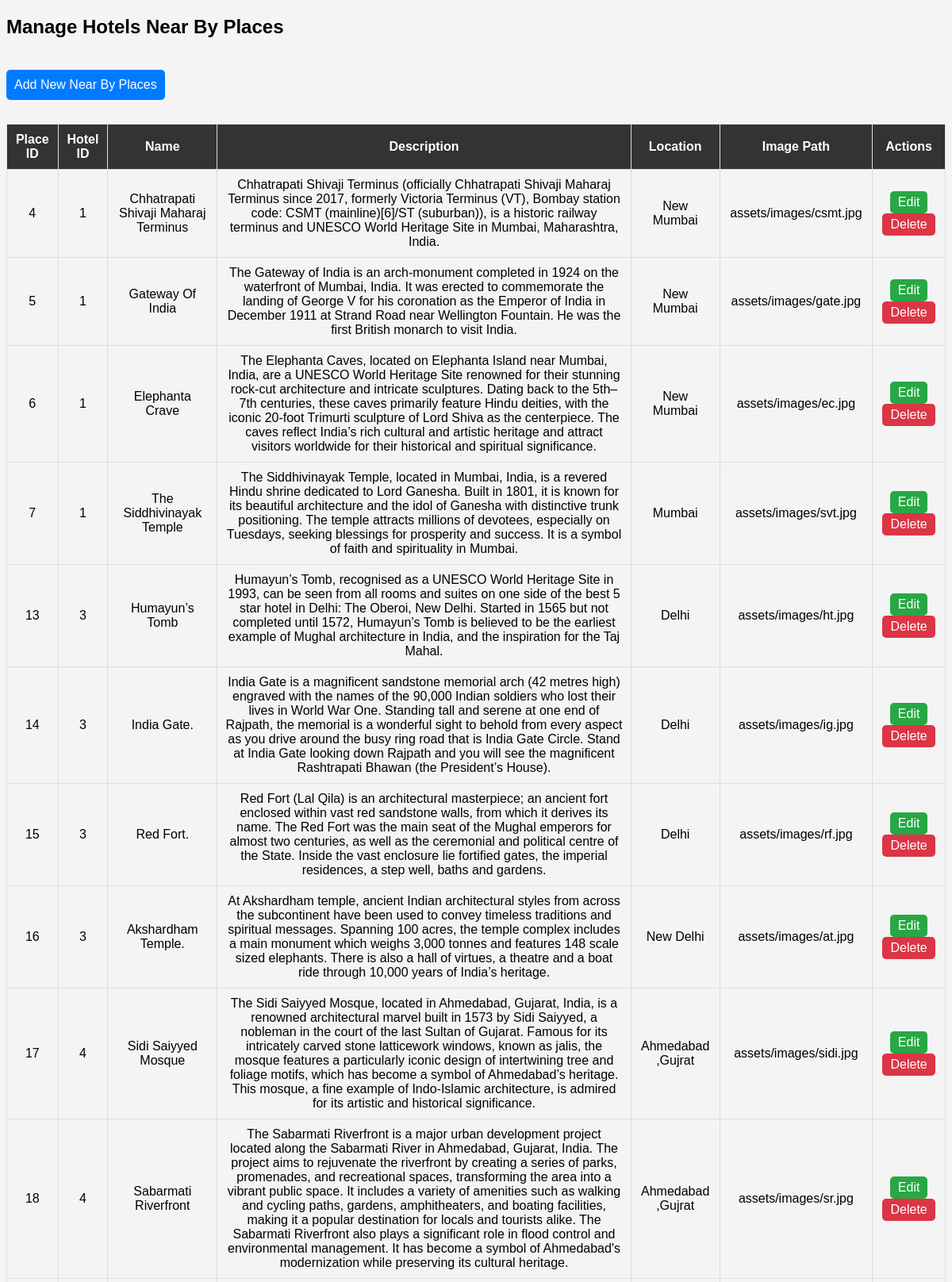
Page /admin/nearbyhotel.php (signed in, upper part) on the committed database.
### tables this page shows
CREATE TABLE `nearby_hotel` (
  `place_id` int(20) NOT NULL,
  `hotel_id` int(20) NOT NULL,
  `name` varchar(255) NOT NULL,
  `description` text NOT NULL,
  `location` text NOT NULL,
  `image_url` varchar(255) NOT NULL
);

### admin/nearbyhotel.php (the view, shortened to what this page needs)
<?php
$conn = mysqli_connect("localhost", "root", "", "bookmyroom") or die("Database Error");
$result = mysqli_query($conn, "SELECT place_id, hotel_id, name, description, location, image_url FROM nearby_hotel");
?>
<!DOCTYPE html>
<html lang="en">
<head>
</head>
<body>
    <h2>Manage Hotels Near By Places</h2>
    <a href="addnearbyhotel.php" class="add-btn">Add New Near By Places</a>
    <table>
        <tr>
            <th>Place ID</th>
            <th>Hotel ID</th>
            <th>Name</th>
            <th>Description</th>
            <th>Location</th>
            <th>Image Path</th>
            <th>Actions</th>
        </tr>
        <?php while ($row = mysqli_fetch_assoc($result)): ?>
            <tr>
                <td><?php echo $row['place_id']; ?></td>
                <td><?php echo $row['hotel_id']; ?></td>
                <td><?php echo $row['name']; ?></td>
                <td><?php echo $row['description']; ?></td>
                <td><?php echo $row['location']; ?></td>
                <td><?php echo $row['image_url']; ?></td>
                <td>
                    <a href="editnearbyhotel.php?id=<?php echo $row['place_id']; ?>" class="edit-btn">Edit</a>
                    <a href="nearbyhotel.php?delete_id=<?php echo $row['place_id']; ?>" class="delete-btn" onclick="return confirm('Are you sure you want to delete this place?')">Delete</a>
                </td>
            </tr>
        <?php endwhile; ?>
    </table>
</body>
</html>

### admin/nearbyhotel.php (style rules this page uses)
body { font-family: Arial, sans-serif; background-color: #f4f4f4; }
table { width: 100%; border-collapse: collapse; margin-top: 20px; }
th, td { border: 1px solid #ddd; padding: 10px; text-align: center; }
th { background-color: #333; color: white; }
a { text-decoration: none; padding: 5px 10px; border-radius: 5px; color: white;display: inline-block; }
.edit-btn { background-color: #28a745; }
.delete-btn { background-color: #dc3545; }
.add-btn { background-color: #007bff; padding: 10px; margin-top: 20px; display: inline-block; margin-bottom: 10px; }

### rows in the picture
nearby_hotel: place_id "4", hotel "1", name "Chhatrapati Shivaji Maharaj Terminus", description "Chhatrapati Shivaji Terminus (officially Chhatrapati Shivaji Maharaj Terminus since 2017, formerly Victoria Terminus (VT), Bombay station code: CSMT (mainline)[6]/ST (suburban)), is a historic railway terminus and UNESCO World Heritage Site in Mumbai, Maharashtra, India.", location "New Mumbai", image_url "assets/images/csmt.jpg"
nearby_hotel: place_id "5", hotel "1", name "Gateway Of India", description "The Gateway of India is an arch-monument completed in 1924 on the waterfront of Mumbai, India. It was erected to commemorate the landing of George V for his coronation as the Emperor of India in December 1911 at Strand Road near Wellington Fountain. He was the first British monarch to visit India.", location "New Mumbai", image_url "assets/images/gate.jpg"
nearby_hotel: place_id "6", hotel "1", name "Elephanta Crave", description "The Elephanta Caves, located on Elephanta Island near Mumbai, India, are a UNESCO World Heritage Site renowned for their stunning rock-cut architecture and intricate sculptures. Dating back to the 5th–7th centuries, these caves primarily feature Hindu deities, with the iconic 20-foot Trimurti sculpture of Lord Shiva as the centerpiece. The caves reflect India’s rich cultural and artistic heritage and attract visitors worldwide for their historical and spiritual significance.", location "New Mumbai", image_url "assets/images/ec.jpg"
nearby_hotel: place_id "7", hotel "1", name "The Siddhivinayak Temple", description "The Siddhivinayak Temple, located in Mumbai, India, is a revered Hindu shrine dedicated to Lord Ganesha. Built in 1801, it is known for its beautiful architecture and the idol of Ganesha with distinctive trunk positioning. The temple attracts millions of devotees, especially on Tuesdays, seeking blessings for prosperity and success. It is a symbol of faith and spirituality in Mumbai.", location "Mumbai", image_url "assets/images/svt.jpg"
nearby_hotel: place_id "13", hotel "3", name "Humayun’s Tomb", description "Humayun’s Tomb, recognised as a UNESCO World Heritage Site in 1993, can be seen from all rooms and suites on one side of the best 5 star hotel in Delhi: The Oberoi, New Delhi. Started in 1565 but not completed until 1572, Humayun’s Tomb is believed to be the earliest example of Mughal architecture in India, and the inspiration for the Taj Mahal.", location "Delhi", image_url "assets/images/ht.jpg"
nearby_hotel: place_id "14", hotel "3", name "India Gate.", description "India Gate is a magnificent sandstone memorial arch (42 metres high) engraved with the names of the 90,000 Indian soldiers who lost their lives in World War One. Standing tall and serene at one end of Rajpath, the memorial is a wonderful sight to behold from every aspect as you drive around the busy ring road that is India Gate Circle. Stand at India Gate looking down Rajpath and you will see the magnificent Rashtrapati Bhawan (the President’s House).", location "Delhi", image_url "assets/images/ig.jpg"
nearby_hotel: place_id "15", hotel "3", name "Red Fort.", description "Red Fort (Lal Qila) is an architectural masterpiece; an ancient fort enclosed within vast red sandstone walls, from which it derives its name. The Red Fort was the main seat of the Mughal emperors for almost two centuries, as well as the ceremonial and political centre of the State. Inside the vast enclosure lie fortified gates, the imperial residences, a step well, baths and gardens.", location "Delhi", image_url "assets/images/rf.jpg"
nearby_hotel: place_id "16", hotel "3", name "Akshardham Temple.", description "At Akshardham temple, ancient Indian architectural styles from across the subcontinent have been used to convey timeless traditions and spiritual messages. Spanning 100 acres, the temple complex includes a main monument which weighs 3,000 tonnes and features 148 scale sized elephants. There is also a hall of virtues, a theatre and a boat ride through 10,000 years of India’s heritage.", location "New Delhi", image_url "assets/images/at.jpg"
nearby_hotel: place_id "17", hotel "4", name "Sidi Saiyyed Mosque", description "The Sidi Saiyyed Mosque, located in Ahmedabad, Gujarat, India, is a renowned architectural marvel built in 1573 by Sidi Saiyyed, a nobleman in the court of the last Sultan of Gujarat. Famous for its intricately carved stone latticework windows, known as jalis, the mosque features a particularly iconic design of intertwining tree and foliage motifs, which has become a symbol of Ahmedabad’s heritage. This mosque, a fine example of Indo-Islamic architecture, is admired for its artistic and historical significance.", location "Ahmedabad ,Gujrat", image_url "assets/images/sidi.jpg"
nearby_hotel: place_id "18", hotel "4", name "Sabarmati Riverfront", description "The Sabarmati Riverfront is a major urban development project located along the Sabarmati River in Ahmedabad, Gujarat, India. The project aims to rejuvenate the riverfront by creating a series of parks, promenades, and recreational spaces, transforming the area into a vibrant public space. It includes a variety of amenities such as walking and cycling paths, gardens, amphitheaters, and boating facilities, making it a popular destination for locals and tourists alike. The Sabarmati Riverfront also plays a significant role in flood control and environmental management. It has become a symbol of Ahmedabad's modernization while preserving its cultural heritage.", location "Ahmedabad ,Gujrat", image_url "assets/images/sr.jpg"
